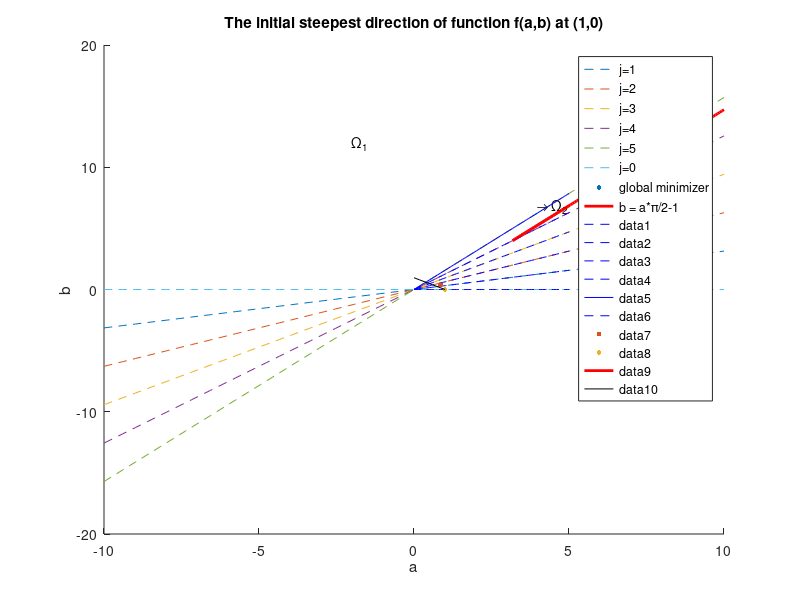

Write MATLAB code to recreate this figure. (Note: this script raises an error after producing the figure.)
%% problem part1: plot the flat region
j = 0:5;
x = pi*j/10;
a = linspace(-10,10,100);
b = zeros(6,100);
min_global_x = 0.8613;
min_global_y = 0.3735;

for j = 1:5
    b(j,:) = a*j*pi/10;
end
a_ray = linspace(10/pi,10,100);
b_ray = a_ray*pi/2-1;

hold on 
plot(a,b(1,:),'--',a,b(2,:),'--',a,b(3,:),'--',a,b(4,:),'--',a,b(5,:),'--',a,b(6,:),'--');
scatter(min_global_x, min_global_y, 12,'filled','r');
plot(a_ray,b_ray,'r','LineWidth',2);
text(-2, 12, '\Omega_1');
text(4, 6.8, '\rightarrow \Omega_2');
legend('j=1','j=2','j=3','j=4','j=5','j=0','global minimizer','b = a*\pi/2-1')
xlabel('a');
ylabel('b');
title('The set of stationary point of f');

%% problem1 part 2 plot the direction on the figure
j = 0:5;
x = pi*j/10;
a = linspace(0,5,100);
b = zeros(6,100);
min_global_x = 0.8613;
min_global_y = 0.3735;

a_ini = 1;
b_ini = 0;

for j = 1:5
    b(j,:) = a*j*pi/10;
end
a_ray = linspace(10/pi,5,100);
b_ray = a_ray*pi/2-1;

g1 = [1,0.5891, 0.1782, 0];
g2 = [0,0.3949, 0.7898, 0.9611];


hold on 
plot(a,b(1,:),'b--',a,b(2,:),'b--',a,b(3,:),'b--',a,b(4,:),'b--',a,b(5,:),'b',a,b(6,:),'b--');
scatter(min_global_x, min_global_y, 12,'filled','r');
scatter(a_ini, b_ini, 12,'filled','b');
plot(a_ray,b_ray,'r','LineWidth',2);
plot(g1,g2,'black');
xlabel('a');
ylabel('b');
title('The initial steepest direction of function f(a,b) at (1,0)');

stepsize_opt = (pi/2)/(0.3949+pi/2*0.4109);

%% problem1 part 2_1 2_2 \alpha^* and 0.99*\alpha^*
j = 0:5;
x = pi*j/10;
a = 1;
b = 0;

dfda = guna(a,b,x);
dfdb = gunb(a,b,x);
J = [dfda dfdb];
S = -(J);
maxiter = 500;
fval = zeros(1,maxiter+1);
fval(1,1) = fun(a,b,x);
tol = 1e-3;
for i = 1: maxiter 
    error = abs(fval(1,i)-0.1405);
    if  error > tol
        alpha = 0.99* 1.50996; % constant stepsize 
        a = a + alpha*S(1);
        b = b + alpha*S(2);
        dfda = guna(a,b,x);
        dfdb = gunb(a,b,x);
        J = [dfda dfdb]; % Updated Gradient
        S = -(J); % New Search Direction
        fval(1,i+1)= fun(a,b,x);
    else
        fval(1,i+1) = fval(1,i);
    end
end
plot(fval);
xlabel('number of iterations');
ylabel('Value of loss function f(a,b)');
title('Loss function value verse number of iterations with 0.99*\alpha^*');

%% problem1 part 2_3 global minimizer
j = 0:5;
x = pi*j/10;
a = 1;
b = 0;

dfda = guna(a,b,x);
dfdb = gunb(a,b,x);
J = [dfda dfdb];
S = -(J);
maxiter = 500;
fval = zeros(1,maxiter+1);
fval(1,1) = fun(a,b,x);
tol = 1e-5;
a_set = zeros(1,maxiter+1);
b_set = zeros(1,maxiter+1);
a_set(1,1) = a;
b_set(1,1) = b;
for i = 1: maxiter 
    error = abs(fval(1,i)-0.1405);
    if  error > tol
        alpha = 1.3; % constant stepsize 
        a = a + alpha*S(1);
        b = b + alpha*S(2);
        a_set(1,i+1) = a;
        b_set(1,i+1) = b;
        dfda = guna(a,b,x);
        dfdb = gunb(a,b,x);
        J = [dfda dfdb]; % Updated Gradient
        S = -(J); % New Search Direction
        fval(1,i+1)= fun(a,b,x);
    else
        fval(1,i+1) = fval(1,i);
    end
end
a_base = 1:maxiter;
b_base = ones(1,maxiter)*3.6327e-4;
figure(1)
hold on 
plot(fval);
plot(a_base,b_base);
xlabel('number of iterations');
ylabel('Value of loss function f(a,b)');
legend('numerical value of loss function', 'theoretical value of loss function')
title('Loss function value verse number of iterations with \alpha=1.3');

min_global_x = 0.8613;
min_global_y = 0.3735;
figure(2)
hold on 
plot(min_global_x,min_global_y,'r+','MarkerSize',16);
plot(a_set,b_set,'b');
xlabel('a');
ylabel('b');
title('Trajectory of iterates');
%% problem 1 part 3: sgd
alpha0=1.5;
batch_size=1;
j = 0:5;
x = pi*j/10;
n = length(x);
maxiter = 3000;
normgrad = zeros(1,maxiter);
f = zeros(1,maxiter);
a=1;
b=0;
a_set = zeros(1,maxiter+1);
b_set = zeros(1,maxiter+1);
a_set(1,1) = a;
b_set(1,1) = b;
for i = 1 : maxiter
    n_randi = randi([1,n],1,batch_size);
    x_randi = x(n_randi);
    dfda = guna(a,b,x_randi);
    dfdb = gunb(a,b,x_randi);
    J = [dfda dfdb];
    normgrad(1,i) = norm(J);
    alpha = alpha0./(1+i./100);
    a = a - alpha.*J(1);
    b = b - alpha.*J(2);
    a_set(1,i+1) = a;
    b_set(1,i+1) = b;
    f(1,i) = fun(a,b,x);
end
a_base = 1:maxiter;
b_base = ones(1,maxiter)*3.6327e-4;
figure(1)
hold on 
plot(f);
plot(a_base,b_base);
xlabel('number of iterations');
ylabel('Value of loss function f(a,b)');
legend('numerical value of loss function', 'theoretical value of loss function')
title('Loss function value verse number of iterations with stepsize strategy');

min_global_x = 0.8613;
min_global_y = 0.3735;
figure(2)
hold on 
plot(min_global_x,min_global_y,'r+','MarkerSize',16);
plot(a_set,b_set,'b');
xlabel('a');
ylabel('b');
title('Trajectory of iterates');
%% defined function
function f = fun(a,b,x)
n = length(x);
g = @(x)1-cos(x);
relu = @(a,b,x)max(a*x-b,0);
t = relu(a,b,x);
f=0;
for i = 1:n
f = f + 1/12 * (t(i)-g(x(i))).^2;
end
end

function dfda = guna(a,b,x)
g = @(x)1-cos(x);
relu = @(a,b,x)max(a*x-b,0);
t = relu(a,b,x);
dfda = 0;
n = length(x);
for i = 1:n
    if t(i)>0
        dfda = dfda + 1/6 *(t(i)-g(x(i)))*x(i);
    else
        dfda = dfda + 0;
    end
end
end

function dfdb = gunb(a,b,x)
g = @(x)1-cos(x);
relu = @(a,b,x)max(a*x-b,0);
t = relu(a,b,x);
dfdb = 0;
n = length(x);
for i = 1:n
    if t(i)>0
        dfdb = dfdb + 1/6 *(t(i)-g(x(i)))*(-1);
    else
        dfdb = dfdb + 0;
    end
end
end


